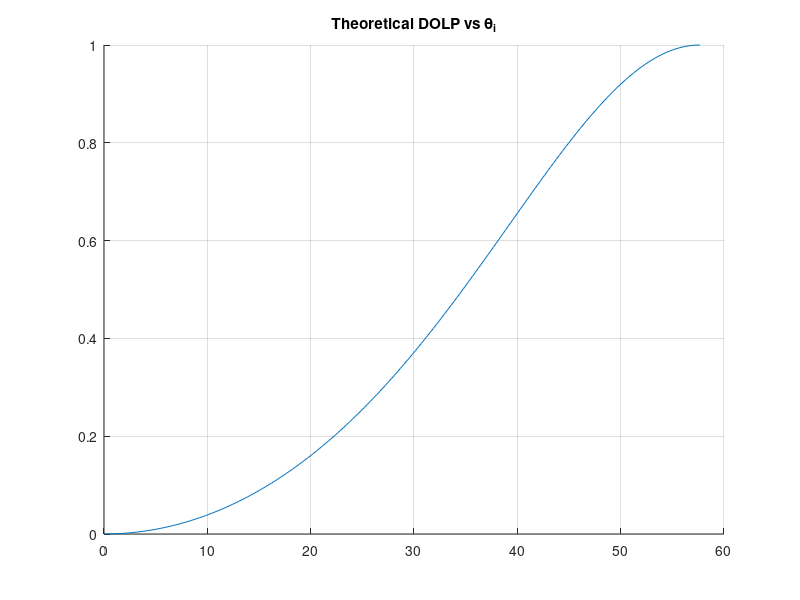

Reproduce this figure in MATLAB. (Note: this script raises an error after producing the figure.)
%% Solve for DOLP & theta_i
% load('C:\Users\tracy\Downloads\saksham_polarimetric_cam\final_S_map.mat')
%%
ni = 1;
nt = 1.58;%1.333; 57.68 for EMG 905
thI = linspace(0.0000001, atan(nt/ni), 200);
thT = asin(ni*sin(thI)/nt);

alpha = 0.5*(tan(thI-thT)./tan(thI+thT)).^2;
eta = 0.5*(sin(thI-thT)./sin(thI+thT)).^2;

DOLP = abs((alpha - eta)./(alpha + eta));
%%
figure; title('Theoretical DOLP vs \theta_i'); hold on
plot(thI*180/pi, DOLP)
grid on
%% Calculate DOLP and invert to get angle of incidence
dolp = zeros(size(final_S_map,1),size(final_S_map,2),size(final_S_map,4));
theta = zeros(size(final_S_map,1),size(final_S_map,2),size(final_S_map,4));

for i = 1:1:size(final_S_map,1)
    for j= 1:1:size(final_S_map,2)
        for x =1
            dolp(i,j,x) = ...
                sqrt(final_S_map(i,j,2)^2 + ...
                final_S_map(i,j,3)^2)/final_S_map(i,j,1);
            theta(i,j,x) = interp1(DOLP,thI,dolp(i,j,x))*180/pi; % in degrees
        end
    end
end

%%
rounded = round(dolp(:,:,1),1);
avg = mean(rounded(55:157,55:137,1), [1,2]) % ove rthe central region of the ferrofluid
CI = 2*std(rounded(55:157,55:137,1),1, 'all')
figure; hold on;
imshow(rounded);
title('DOLP')
rectangle('Position', [55,55,157-55,137-55], 'EdgeColor', 'b', 'LineWidth',3)
text(67,100, sprintf('Mean = %f, 95p.c. CI = \pm %f',avg, CI), 'Color','r')

fun = @(x) mean(x(:));
rounded_filtered = round(nlfilter(dolp(:,:,1),[3 3],fun),1);
figure();
montage({round(dolp(:,:,1),1), rounded_filtered}); hold on
title('DOLP rounded [LEFT] and rounded-filtered(3x3) [RIGHT]')

%%
figure;
imshow(uint8(theta)); hold on;
title('Angle of incidence (degrees)')
%% save
save('C:\Users\tracy\Downloads\saksham_polarimetric_cam\dolp_theta.mat','dolp','theta', '-v7.3')
%% plot
% load('../dolp_theta.mat')
% load('../final_S_map.mat')
x = 1:1:size(final_S_map,2);
y = 1:1:size(final_S_map,1);
[X,Y] = meshgrid(x,y);


v = VideoWriter('C:\Users\tracy\Downloads\saksham_polarimetric_cam\dolp.avi');
open(v);
figure();
for t = 1:3:30
   t
   contourf(X,Y,theta(:,:,t), 2);
   colorbar();
   frame = getframe(gcf);
   writeVideo(v,frame);
end

close(v);


